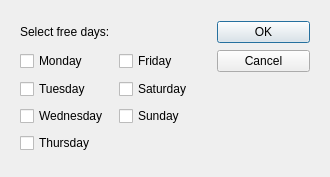
<?xml version="1.0" encoding="UTF-8"?>
<ui version="4.0">
 <class>FreeDaysDialog</class>
 <widget class="QDialog" name="FreeDaysDialog">
  <property name="geometry">
   <rect>
    <x>0</x>
    <y>0</y>
    <width>330</width>
    <height>177</height>
   </rect>
  </property>
  <property name="windowTitle">
   <string>Dialog</string>
  </property>
  <layout class="QGridLayout" name="gridLayout">
   <property name="leftMargin">
    <number>20</number>
   </property>
   <property name="topMargin">
    <number>20</number>
   </property>
   <property name="rightMargin">
    <number>20</number>
   </property>
   <property name="bottomMargin">
    <number>20</number>
   </property>
   <item row="1" column="0">
    <widget class="QCheckBox" name="checkBox_mon">
     <property name="text">
      <string>Monday</string>
     </property>
    </widget>
   </item>
   <item row="2" column="0">
    <widget class="QCheckBox" name="checkBox_tue">
     <property name="text">
      <string>Tuesday</string>
     </property>
    </widget>
   </item>
   <item row="3" column="1">
    <widget class="QCheckBox" name="checkBox_sun">
     <property name="text">
      <string>Sunday</string>
     </property>
    </widget>
   </item>
   <item row="2" column="1">
    <widget class="QCheckBox" name="checkBox_sat">
     <property name="text">
      <string>Saturday</string>
     </property>
    </widget>
   </item>
   <item row="3" column="0">
    <widget class="QCheckBox" name="checkBox_wed">
     <property name="text">
      <string>Wednesday</string>
     </property>
    </widget>
   </item>
   <item row="1" column="1">
    <widget class="QCheckBox" name="checkBox_fri">
     <property name="text">
      <string>Friday</string>
     </property>
    </widget>
   </item>
   <item row="0" column="2">
    <widget class="QPushButton" name="buttonOK">
     <property name="text">
      <string>OK</string>
     </property>
    </widget>
   </item>
   <item row="1" column="2">
    <widget class="QPushButton" name="buttonCancel">
     <property name="text">
      <string>Cancel</string>
     </property>
    </widget>
   </item>
   <item row="0" column="0">
    <widget class="QLabel" name="label">
     <property name="text">
      <string>Select free days:</string>
     </property>
    </widget>
   </item>
   <item row="4" column="0">
    <widget class="QCheckBox" name="checkBox_thu">
     <property name="text">
      <string>Thursday</string>
     </property>
    </widget>
   </item>
  </layout>
 </widget>
 <resources/>
 <connections/>
</ui>
